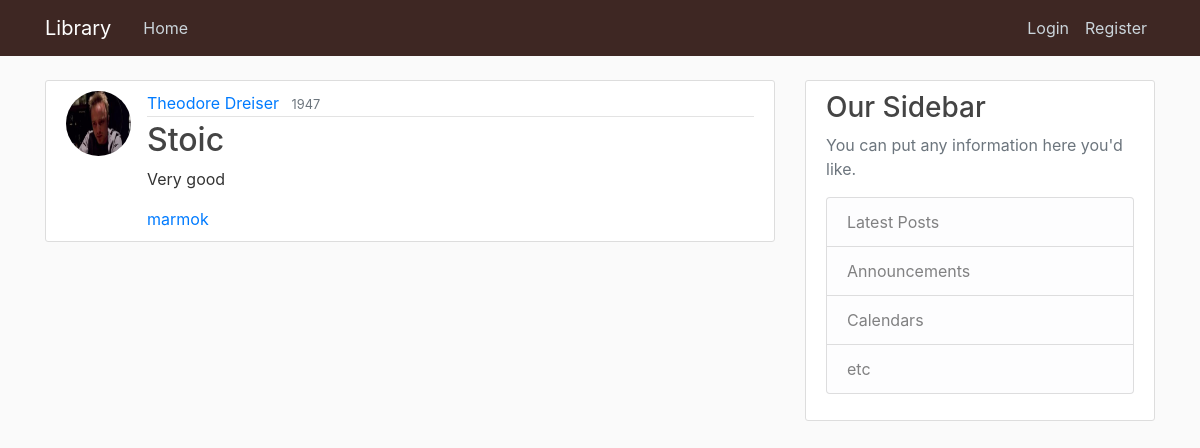
Page /books/8/ on the committed database.
### meh/models.py (models this page shows, shortened)
class Book(models.Model):
    title = models.CharField(max_length=100)
    author = models.CharField(max_length=100)
    year = models.CharField(max_length=7)
    about = models.TextField()
    username = models.ForeignKey(User, on_delete=models.CASCADE)
    author_url = models.CharField(max_length=100, blank=True, editable=False)

### users/models.py (models this page shows, shortened)
class Profile(models.Model):
    user = models.OneToOneField(User, on_delete=models.CASCADE)
    image = models.ImageField(default='default.jpg', upload_to="profile_pics")

### meh/views.py (the view)
# urls.py: path('books/<int:pk>/', BookDetailView.as_view(), name="book-detail"),
class BookDetailView(DetailView):
    model = Book

### meh/templates/meh/book_detail.html (shortened to what this page needs)
{% extends "meh/base.html" %}
{% block content %}
    <article class="media content-section">
        <img class="rounded-circle article-img" src="{{ object.username.profile.image.url }}">
        <div class="media-body">
            <div class="article-metadata">
                <a class="mr-2" href="{% url 'author-detail' object.author_url %}">{{ object.author }}</a>
                <small class="text-muted">{{ object.year }}</small>
            </div>
            <h2><a class="article-title" href="{% url 'book-detail' object.id %}">{{ object.title }}</a></h2>
            <p class="article-content">{{ object.about }}</p>
            <a class="mr-2" href="{% url 'user-books' object.username %}">{{ object.username }}</a>
        </div>
    </article>
{% endblock content %}

### meh/static/meh/main.css (style rules this page uses)
body { background: #fafafa; color: #333333; margin-top: 5rem; }
h1, h2, h3, h4, h5, h6 { color: #444444; }
.content-section { background: #ffffff; padding: 10px 20px; border: 1px solid #dddddd; border-radius: 3px; margin-bottom: 20px; }
.article-title { color: #444444; }
.article-content { white-space: pre-line; }
.article-img { height: 65px; width: 65px; margin-right: 16px; }
.article-metadata { padding-bottom: 1px; margin-bottom: 4px; border-bottom: 1px solid #e3e3e3 }

### rows in the picture
Book: username.profile.image (placeholder picture), author "Theodore Dreiser", year "1947", title "Stoic", about "Very good", username "marmok"
